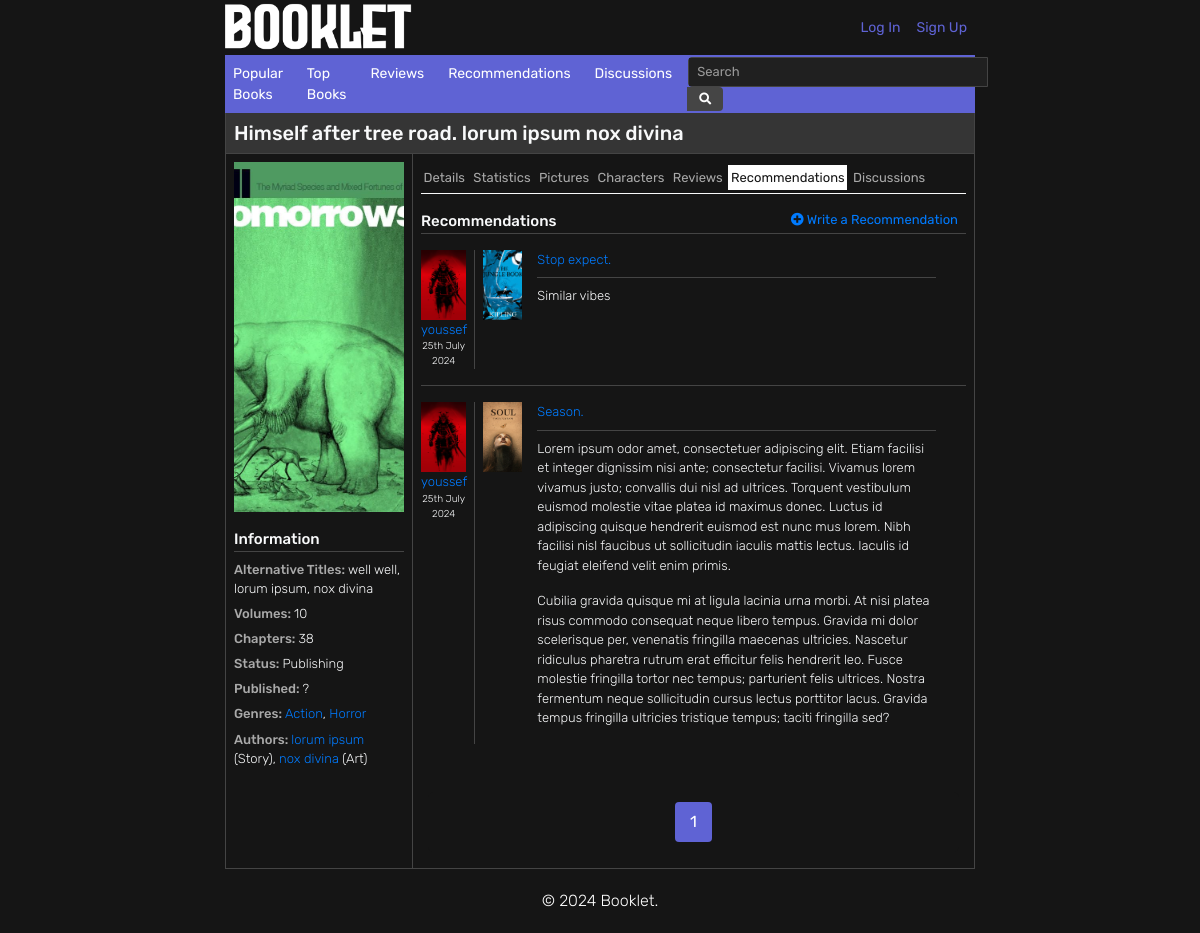
The page /book/23/recommendations/ on the database its author committed.
### books/models.py (models this page shows, shortened)
class Book(models.Model):
    title = models.CharField(max_length=300)
    alternative_titles = models.TextField(blank=True)
    volumes = models.IntegerField(blank=True)
    chapters = models.IntegerField(blank=True)
    status = models.IntegerField(choices=BOOK_STATUS,default=1)
    synopsis = models.TextField(blank=True)
    background = models.TextField(blank=True)
    cover = models.ImageField(upload_to='books/covers/',default='default_book.jpg')
    publishing_start_date = models.DateField(blank=True,null=True)
    publishing_end_date = models.DateField(blank=True,null=True)
    created_date = models.DateTimeField(auto_now_add=True)
    modified_date = models.DateTimeField(auto_now=True)
    relationships = models.ManyToManyField('self', through='Relationship', symmetrical=False)
    genres = models.ManyToManyField('Genre')

class Genre(models.Model):
    name = models.CharField(max_length=300)
    created_date = models.DateTimeField(auto_now_add=True)
    modified_date = models.DateTimeField(auto_now=True)

### authors/models.py (models this page shows, shortened)
class Author_Book(models.Model):
    book = models.ForeignKey(Book,on_delete=models.CASCADE)
    author = models.ForeignKey(Author,on_delete=models.CASCADE)
    author_role = models.IntegerField(choices=AUTHOR_ROLES)
    created_date = models.DateTimeField(auto_now_add=True)
    modified_date = models.DateTimeField(auto_now=True)
    class Meta:
        verbose_name = "Author"
        verbose_name_plural = "Authors"

class Author(models.Model):
    first_name = models.CharField(max_length=300, blank=True)
    last_name = models.CharField(max_length=300, blank=True)
    alias = models.CharField(max_length=300, blank=True)
    birthday = models.DateField(blank=True,null=True)
    more_info = models.TextField(blank=True)
    image = models.ImageField(upload_to='authors/',blank=True,default='default.jpg')
    created_date = models.DateTimeField(auto_now_add=True)
    modified_date = models.DateTimeField(auto_now=True)
    books = models.ManyToManyField(Book, through='Author_Book')

### users/models.py (models this page shows)
class Recommendation(models.Model):
    user = models.ForeignKey(User,on_delete=models.CASCADE)
    book_original = models.ForeignKey(Book,on_delete=models.CASCADE,related_name='book_original')
    book_recommended = models.ForeignKey(Book,on_delete=models.CASCADE, related_name='book_recommended')
    recommendation = models.TextField()
    created_date = models.DateTimeField(auto_now_add=True)
    modified_date = models.DateTimeField(auto_now=True)

class User(AbstractUser):
    pass
    username = models.CharField(max_length=300, unique=True)
    email = models.EmailField(max_length=300, unique=True)
    first_name = models.CharField(max_length=300, blank=True)
    last_name = models.CharField(max_length=300, blank=True)
    birthday = models.DateField(blank=True,null=True)
    image = models.ImageField(upload_to='users/',default='default.jpg')
    about = models.TextField(blank=True)
    created_date = models.DateTimeField(auto_now_add=True)
    modified_date = models.DateTimeField(auto_now=True)
    discussions = models.ManyToManyField(Book, through='Discussion', related_name='discussion')
    replies = models.ManyToManyField('Discussion', through='Reply', related_name='reply')
    reviews = models.ManyToManyField(Book, through='Review', related_name='review')
    recommendations = models.ManyToManyField(Book, through='Recommendation',through_fields=('user', 'book_original'), related_name='recommendation')
    ratings = models.ManyToManyField(Book, through='Rating', related_name='rating')

### books/views.py (the view)
# urls.py: path("book/<int:pk>/recommendations/", views.BookRecommendationsView.as_view(), name="book-recommendations"),
class BookRecommendationsView(DetailView):
    model = Book
    template_name = 'books/book_recommendations.html'
    paginate_by = 5
    def get_context_data(self, **kwargs):
        context = super().get_context_data(**kwargs)
        book = self.get_object()
        recommendations = Recommendation.objects.filter(book_original=book).order_by('-created_date')
        author_books = Author_Book.objects.filter(book=book)
        title = book.title
        paginator = Paginator(recommendations, self.paginate_by)
        page_number = self.request.GET.get('page')
        page_obj = paginator.get_page(page_number)
        page_obj.count = recommendations.count()
        context = {
            'book': book,
            'recommendations': page_obj,
            'author_books': author_books,
            'title': title,
        }
        return context

### books/templates/books/book_recommendations.html (shortened to what this page needs)
{% extends "books/book_base.html" %}
{% load mathfilters %}
{% block book_detail %}
<div class="col-md-9 p-0 m-0">
  <div class="container p-2">
    <div class="d-flex border-bottom border-light">
      <a href="{% url 'book-detail' book.id %}" class="detail-bar">Details</a>
      <a href="{% url 'book-stats' book.id %}" class="detail-bar">Statistics</a>
      <a href="{% url 'book-pictures' book.id %}" class="detail-bar">Pictures</a>
      <a href="{% url 'book-characters' book.id %}" class="detail-bar">Characters</a>
      <a href="{% url 'book-reviews' book.id %}" class="detail-bar">Reviews</a>
      <div class="detail-bar-selected">Recommendations</div>
      <a href="{% url 'book-discussions' book.id %}" class="detail-bar">Discussions</a>
    </div>
  </div>
  {% if recommendations.count == 0 %}
          <div class="container p-2">
            <p class="block-content mt-1">No recommendations yet.</p>
          </div>
    {% else %}
    <div class="container p-2">
        <div class="container p-0 m-0 d-flex justify-content-between">
          <p class="m-0 block-title">Recommendations</p>
          <a href="{% url 'add-recommendation' book.id %}" class="title-link mr-2" style="font-size: 13px;"><i class="fas fa-plus-circle"></i> Write a Recommendation</a>
        </div>
          {% for recommendation in recommendations %}
            <div class="container p-0 pt-2 pb-2 border-top border-dark">
              <div class="container p-0 pt-2 pb-2">
                <div class="row m-0 p-0">
                  <div class="col-1 p-0 m-0">
                    <a href="{% url 'user-profile' recommendation.user.id %}" class="title-link p-0 m-0">
                      <img src="{{ recommendation.user.image.url }}" class="img-fluid" style="height: 70px; width:100%; object-fit: cover;" alt="{{ recommendation.user.username }}">
                      <p class="m-0 block-content text-center">{{ recommendation.user.username }}</p>
                    </a>
                    <p class="m-0 block-content text-center" style="font-size: 10px;">{{ recommendation.created_date|date:"jS F Y" }}</p>
                  </div>
                  <div class="container col ml-2 pl-2 border-left border-dark">
                    <div class="row m-0 p-0">
                      <a href="{% url 'book-detail' recommendation.book_recommended.id %}" class="title-link col-1 p-0 m-0"><img src="{{ recommendation.book_recommended.cover.url }}" class="img-fluid" style="height: 70px; object-fit: cover;" alt="{{ author_book.book.title }}"></a>
                      <div class="container col">
                      <a href="{% url 'book-detail' recommendation.book_recommended.id %}" class="title-link"><p class="m-0 block-content">{{ recommendation.book_recommended.title }}</p></a>
                      <div style="font-size: 13px;">
                        <p class="m-0 mt-2 pt-2 block-content border-top border-dark">{{ recommendation.recommendation|linebreaks }}</p>
                      </div>
                    </div>
                    </div>
                    </div>
                </div>
                </div>
            </div>
          {% endfor %}
        </div>
<div class="container mt-4">
    <nav aria-label="Page navigation">
        <ul class="pagination justify-content-center">
            {% for num in recommendations.paginator.page_range %}
            {% if recommendations.number == num %}
            <li class="page-item active">
                <a class="page-link" href="?page={{ num }}">{{ num }}</a>
            </li>
            {% else %}
            <li class="page-item">
                <a class="page-link" href="?page={{ num }}">{{ num }}</a>
            </li>
            {% endif %}
            {% endfor %}
        </ul>
    </nav>
</div>
{% endif %}
{% endblock book_detail %}

### books/templates/books/book_base.html
{% extends "books/base.html" %}
{% block content %}
  <div class="container p-0">
    <div class="pl-2 pt-2 pb-2 border-bottom border-dark" style="background-color: #353535;">
      <h5 class="m-0">{{ book.title }}</h5>
  </div>
  <div class="container row m-0 p-0">
    <div class="col-md-3 border-right border-dark p-0 m-0">
      <div class="container m-0 p-2">
        <img src="{{ book.cover.url }}" class="" style="height: 350px; width: 100%; object-fit: cover;" alt="{{ book.title }}">
      </div>
      <div class="container p-2">
        <p class="m-0 block-title">Information</p>
        <div class="container mb-1 p-0 pt-2 border-top border-dark">
          {%if book.alternative_titles %}
          <p class="block-content"><span class="block-subtitle">Alternative Titles: </span>{{ book.alternative_titles}}</p>
          {% endif %}
          <p class="block-content"><span class="block-subtitle">Volumes: </span>{{ book.volumes|default_if_none:"?" }}</p>
          <p class="block-content"><span class="block-subtitle">Chapters: </span>{{ book.chapters|default_if_none:"?" }}</p>
          <p class="block-content"><span class="block-subtitle">Status: </span>{{ book.get_status_display }}</p>
          <p class="block-content"><span class="block-subtitle">Published: </span>{{ book.publishing_start_date|default_if_none:"?" }} {% if book.publishing_start_date %} to {{ book.publishing_end_date|default_if_none:"?" }} {% endif %}</p>
          <p class="block-content">
            <span class="block-subtitle">Genres: </span>
            {% for genre in book.genres.all %}
              <a href="{% url 'genre-books' genre.id %}" class="title-link">{{ genre.name }}</a>{% if not forloop.last %}, {% endif %}
            {% endfor %}
          </p>
          <p class="block-content">
            <span class="block-subtitle">Authors: </span>
            {% if author_books.count == 0%}
            Unknown
            {% else %}
            {% for author_book in author_books %}
              <a href="{% url 'author-detail' author_book.author.id %}" class="title-link">{{ author_book.author.first_name }} {{ author_book.author.last_name }}</a> ({{ author_book.get_author_role_display }}){% if not forloop.last %}, {% endif %}
            {% endfor %}
            {% endif %}
          </p>
        </div>
      </div>
    </div>
    {% block book_detail%}{% endblock %}
    </div>
  </div>
{% endblock content %}

### books/static/main.css (style rules this page uses)
html { height: 100%; min-height: 100%; scroll-behavior: smooth; }
body { font-family: "Rubik", sans-serif; font-optical-sizing: auto; font-weight: 400; font-style: normal; background-color: #151515; color: #f8f9fa; padding: 0 225px; height: 100%; min-height: 100%; }
p { font-weight: 300; }
.row { margin-left: -15px; margin-right: -15px; }
.col-md-3 { padding-left: 15px; padding-right: 15px; }
.border-dark { border-color: #444 !important; }
.block-title { font-size: 15px; font-weight: 500; }
.block-subtitle { color:#a9a9a9; font-weight: 500; }
.block-content { font-size: 13px; font-weight: 300; margin-bottom: 0.35rem; }
.img-fluid { width: 100%; object-position: top; }
.detail-bar { background: none; border: none; outline: none; box-shadow: none; color: #a9a9a9; text-decoration: none; background-color: #151515; font-size: 13px; margin: 0.2rem; margin-left: 0; padding: 0.2em; }
.detail-bar-selected { background-color: white; color:#151515; font-size: 13px; margin: 0.2rem; margin-left: 0; padding: 0.2em; }
.pagination { background-color: #151515; padding: 10px; border-radius: 5px; }
.page-item { margin: 0 5px; }
.page-item a.page-link { background-color: #252525; color: #e0e0e0; border: none; padding: 10px 15px; border-radius: 5px; transition: background-color 0.3s ease; }
.page-item.active a.page-link { background-color: #5f63d4; color: #ffffff; }

### rows shown on the page
Book: title "Himself after tree road. lorum ipsum nox divina", cover (picture), alternative_titles "well well, lorum ipsum, nox divina", volumes "10", chapters "38", status "Publishing", publishing_start_date "?"
Genre: name "Action"
Genre: name "Horror"
Author_Book: author.first_name "lorum", author.last_name "ipsum", author_role "Story"
Author_Book: author.first_name "nox", author.last_name "divina", author_role "Art"
Recommendation: user.image (picture), user.username "youssef", created_date "25th July 2024", book_recommended.cover (picture), book_recommended "Stop expect.", recommendation "Similar vibes"
Recommendation: user.image (picture), user.username "youssef", created_date "25th July 2024", book_recommended.cover (picture), book_recommended "Season.", recommendation "Lorem ipsum odor amet, consectetuer adipiscing elit. Etiam facilisi et integer dignissim nisi ante; consectetur facilisi. Vivamus lorem vivamus justo; convallis dui nisl ad ultrices. Torquent vestibulum euismod molestie vitae platea id maximus donec. Luctus id adipiscing quisque hendrerit euismod est nunc mus lorem. Nibh facilisi nisl faucibus ut sollicitudin iaculis mattis lectus. Iaculis id feugiat eleifend velit enim primis. Cubilia gravida quisque mi at ligula lacinia urna morbi. At nisi platea risus commodo consequat neque libero tempus. Gravida mi dolor scelerisque per, venenatis fringilla maecenas ultricies. Nascetur ridiculus pharetra rutrum erat efficitur felis hendrerit leo. Fusce…"

### other values the page prints
{{ num }} "1"
